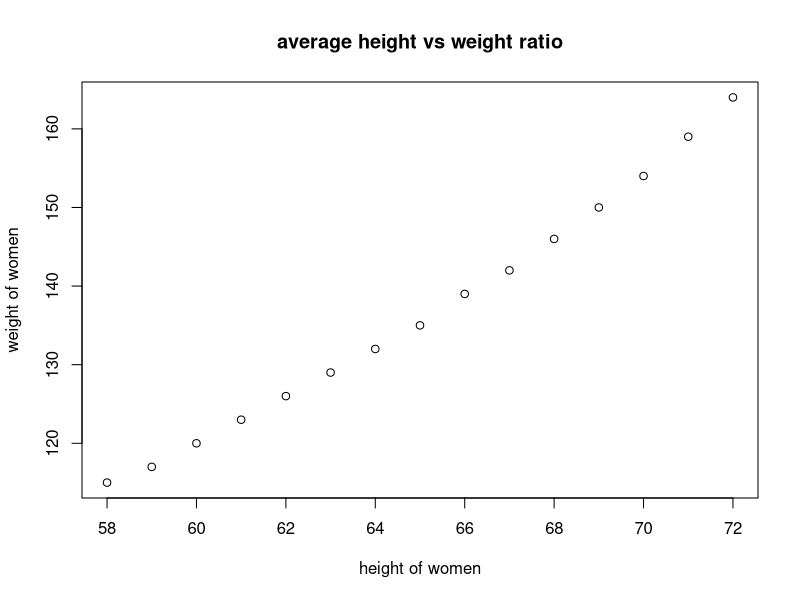

This chart was generated by the following R code:
a<- women
a
plot(a$height,a$weight,xlab = 'height of women',ylab = 'weight of women',main = 'average height vs weight ratio')